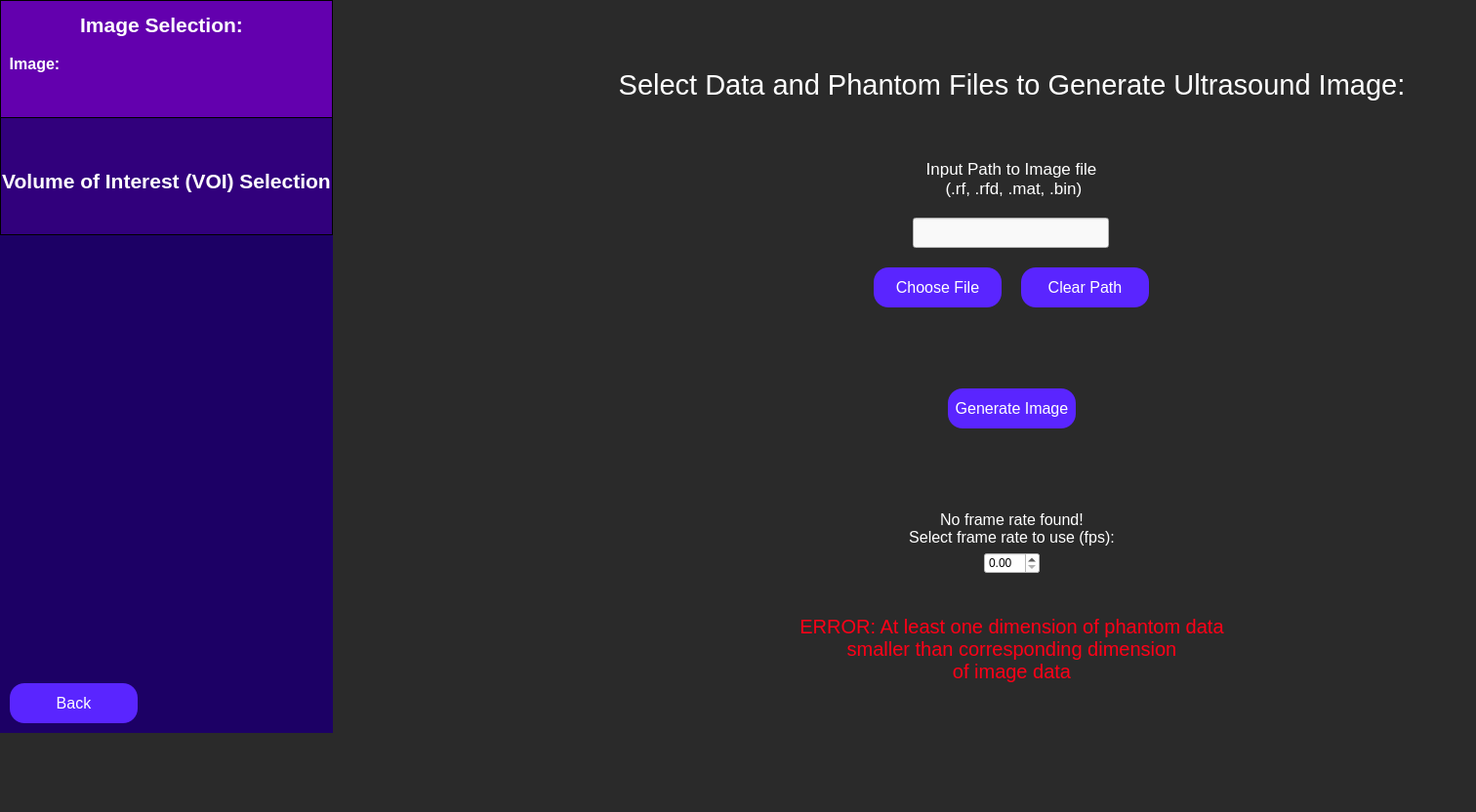
<?xml version="1.0" encoding="UTF-8"?>
<ui version="4.0">
 <class>selectImage</class>
 <widget class="QWidget" name="selectImage">
  <property name="windowModality">
   <enum>Qt::NonModal</enum>
  </property>
  <property name="enabled">
   <bool>true</bool>
  </property>
  <property name="geometry">
   <rect>
    <x>0</x>
    <y>0</y>
    <width>1512</width>
    <height>832</height>
   </rect>
  </property>
  <property name="windowTitle">
   <string>Select Ultrasound Image</string>
  </property>
  <property name="styleSheet">
   <string notr="true">QWidget {
	background: rgb(42, 42, 42);
}</string>
  </property>
  <widget class="QWidget" name="horizontalLayoutWidget">
   <property name="geometry">
    <rect>
     <x>0</x>
     <y>0</y>
     <width>3022</width>
     <height>751</height>
    </rect>
   </property>
   <layout class="QHBoxLayout" name="fullScreenLayout" stretch="1,10,10">
    <property name="spacing">
     <number>50</number>
    </property>
    <item>
     <layout class="QVBoxLayout" name="sidebarLayout" stretch="0,0">
      <property name="spacing">
       <number>0</number>
      </property>
      <property name="sizeConstraint">
       <enum>QLayout::SetMaximumSize</enum>
      </property>
      <item>
       <widget class="QWidget" name="sidebar" native="true">
        <property name="minimumSize">
         <size>
          <width>341</width>
          <height>601</height>
         </size>
        </property>
        <property name="maximumSize">
         <size>
          <width>241</width>
          <height>601</height>
         </size>
        </property>
        <property name="toolTip">
         <string>&lt;html&gt;&lt;head/&gt;&lt;body&gt;&lt;p&gt;&lt;br/&gt;&lt;/p&gt;&lt;/body&gt;&lt;/html&gt;</string>
        </property>
        <property name="styleSheet">
         <string notr="true">QWidget {
	background-color: rgb(28, 0, 101);
}</string>
        </property>
        <widget class="QFrame" name="imageSelectionSidebar">
         <property name="geometry">
          <rect>
           <x>0</x>
           <y>0</y>
           <width>341</width>
           <height>121</height>
          </rect>
         </property>
         <property name="minimumSize">
          <size>
           <width>341</width>
           <height>121</height>
          </size>
         </property>
         <property name="maximumSize">
          <size>
           <width>341</width>
           <height>121</height>
          </size>
         </property>
         <property name="styleSheet">
          <string notr="true">QFrame {
	background-color: rgb(99, 0, 174);
	border: 1px solid black;
}</string>
         </property>
         <property name="frameShape">
          <enum>QFrame::StyledPanel</enum>
         </property>
         <property name="frameShadow">
          <enum>QFrame::Raised</enum>
         </property>
         <widget class="QLabel" name="imageSelectionLabelSidebar">
          <property name="geometry">
           <rect>
            <x>70</x>
            <y>0</y>
            <width>191</width>
            <height>51</height>
           </rect>
          </property>
          <property name="styleSheet">
           <string notr="true">QLabel {
	font-size: 21px;
	color: rgb(255, 255, 255);
	background-color: rgba(255, 255, 255, 0);
	border: 0px;
	font-weight: bold;
}</string>
          </property>
          <property name="text">
           <string>Image Selection:</string>
          </property>
          <property name="alignment">
           <set>Qt::AlignCenter</set>
          </property>
         </widget>
         <widget class="QLabel" name="imageLabel">
          <property name="geometry">
           <rect>
            <x>-60</x>
            <y>40</y>
            <width>191</width>
            <height>51</height>
           </rect>
          </property>
          <property name="styleSheet">
           <string notr="true">QLabel {
	font-size: 16px;
	color: rgb(255, 255, 255);
	background-color: rgba(255, 255, 255, 0);
	border: 0px;
	font-weight: bold;
}</string>
          </property>
          <property name="text">
           <string>Image:</string>
          </property>
          <property name="alignment">
           <set>Qt::AlignCenter</set>
          </property>
         </widget>
        </widget>
        <widget class="QFrame" name="voiSidebar">
         <property name="geometry">
          <rect>
           <x>0</x>
           <y>120</y>
           <width>341</width>
           <height>121</height>
          </rect>
         </property>
         <property name="maximumSize">
          <size>
           <width>341</width>
           <height>121</height>
          </size>
         </property>
         <property name="styleSheet">
          <string notr="true">QFrame {
	background-color: rgb(49, 0, 124);
	border: 1px solid black;
}</string>
         </property>
         <property name="frameShape">
          <enum>QFrame::StyledPanel</enum>
         </property>
         <property name="frameShadow">
          <enum>QFrame::Raised</enum>
         </property>
         <widget class="QLabel" name="voiSidebarLabel">
          <property name="geometry">
           <rect>
            <x>0</x>
            <y>40</y>
            <width>341</width>
            <height>51</height>
           </rect>
          </property>
          <property name="styleSheet">
           <string notr="true">QLabel {
	font-size: 21px;
	color: rgb(255, 255, 255);
	background-color: rgba(255, 255, 255, 0);
	border: 0px;
	font-weight: bold;
}</string>
          </property>
          <property name="text">
           <string>Volume of Interest (VOI) Selection</string>
          </property>
          <property name="alignment">
           <set>Qt::AlignCenter</set>
          </property>
         </widget>
        </widget>
       </widget>
      </item>
      <item>
       <widget class="QFrame" name="gridFrame">
        <property name="maximumSize">
         <size>
          <width>341</width>
          <height>16777215</height>
         </size>
        </property>
        <property name="styleSheet">
         <string notr="true">QFrame {
	background-color: rgb(28, 0, 101);
}</string>
        </property>
        <layout class="QGridLayout" name="backButtonGrid_2" rowstretch="0,0">
         <property name="sizeConstraint">
          <enum>QLayout::SetMinAndMaxSize</enum>
         </property>
         <property name="leftMargin">
          <number>10</number>
         </property>
         <property name="topMargin">
          <number>10</number>
         </property>
         <property name="rightMargin">
          <number>10</number>
         </property>
         <property name="bottomMargin">
          <number>10</number>
         </property>
         <item row="1" column="1">
          <spacer name="horizontalSpacer">
           <property name="orientation">
            <enum>Qt::Horizontal</enum>
           </property>
           <property name="sizeHint" stdset="0">
            <size>
             <width>40</width>
             <height>20</height>
            </size>
           </property>
          </spacer>
         </item>
         <item row="1" column="0">
          <widget class="QPushButton" name="backButton">
           <property name="minimumSize">
            <size>
             <width>131</width>
             <height>41</height>
            </size>
           </property>
           <property name="maximumSize">
            <size>
             <width>131</width>
             <height>41</height>
            </size>
           </property>
           <property name="styleSheet">
            <string notr="true">QPushButton {
	color: white;
	font-size: 16px;
	background: rgb(90, 37, 255);
	border-radius: 15px;
}</string>
           </property>
           <property name="text">
            <string>Back</string>
           </property>
          </widget>
         </item>
         <item row="0" column="0">
          <spacer name="verticalSpacer">
           <property name="orientation">
            <enum>Qt::Vertical</enum>
           </property>
           <property name="sizeHint" stdset="0">
            <size>
             <width>20</width>
             <height>40</height>
            </size>
           </property>
          </spacer>
         </item>
        </layout>
       </widget>
      </item>
     </layout>
    </item>
    <item>
     <layout class="QVBoxLayout" name="imgSelectionLayout" stretch="2,2,3,0,2">
      <property name="spacing">
       <number>20</number>
      </property>
      <property name="leftMargin">
       <number>30</number>
      </property>
      <property name="topMargin">
       <number>30</number>
      </property>
      <property name="rightMargin">
       <number>30</number>
      </property>
      <property name="bottomMargin">
       <number>30</number>
      </property>
      <item>
       <widget class="QLabel" name="selectDataLabel">
        <property name="styleSheet">
         <string notr="true">QLabel {
	font-size: 29px;
	color: rgb(255, 255, 255);
	background-color: rgba(255, 255, 255, 0);
}</string>
        </property>
        <property name="text">
         <string>Select Data and Phantom Files to Generate Ultrasound Image:</string>
        </property>
        <property name="textFormat">
         <enum>Qt::AutoText</enum>
        </property>
        <property name="scaledContents">
         <bool>false</bool>
        </property>
        <property name="alignment">
         <set>Qt::AlignCenter</set>
        </property>
        <property name="wordWrap">
         <bool>true</bool>
        </property>
       </widget>
      </item>
      <item>
       <layout class="QHBoxLayout" name="chooseImgPhantLayout">
        <item>
         <layout class="QVBoxLayout" name="chooseImgLayout">
          <property name="leftMargin">
           <number>20</number>
          </property>
          <property name="rightMargin">
           <number>20</number>
          </property>
          <item>
           <spacer name="verticalSpacer_10">
            <property name="orientation">
             <enum>Qt::Vertical</enum>
            </property>
            <property name="sizeHint" stdset="0">
             <size>
              <width>20</width>
              <height>40</height>
             </size>
            </property>
           </spacer>
          </item>
          <item>
           <widget class="QLabel" name="imagePathLabel">
            <property name="styleSheet">
             <string notr="true">QLabel {
	background-color: rgba(255, 255, 255, 0);
	color: white;
	font-size: 17px;
}</string>
            </property>
            <property name="text">
             <string>Input Path to Image file
 (.rf, .rfd, .mat, .bin)</string>
            </property>
            <property name="alignment">
             <set>Qt::AlignCenter</set>
            </property>
            <property name="textInteractionFlags">
             <set>Qt::NoTextInteraction</set>
            </property>
           </widget>
          </item>
          <item alignment="Qt::AlignHCenter|Qt::AlignVCenter">
           <widget class="QLineEdit" name="imagePathInput">
            <property name="minimumSize">
             <size>
              <width>201</width>
              <height>31</height>
             </size>
            </property>
            <property name="maximumSize">
             <size>
              <width>401</width>
              <height>31</height>
             </size>
            </property>
            <property name="styleSheet">
             <string notr="true">QLineEdit {
	background-color: rgb(249, 249, 249);
	color: black;
}</string>
            </property>
           </widget>
          </item>
          <item>
           <layout class="QHBoxLayout" name="chooseImageButtonsLayout">
            <item>
             <widget class="QPushButton" name="chooseImageFileButton">
              <property name="minimumSize">
               <size>
                <width>131</width>
                <height>41</height>
               </size>
              </property>
              <property name="maximumSize">
               <size>
                <width>131</width>
                <height>41</height>
               </size>
              </property>
              <property name="styleSheet">
               <string notr="true">QPushButton {
	color: white;
	font-size: 16px;
	background: rgb(90, 37, 255);
	border-radius: 15px;
}</string>
              </property>
              <property name="text">
               <string>Choose File</string>
              </property>
             </widget>
            </item>
            <item>
             <widget class="QPushButton" name="clearImagePathButton">
              <property name="minimumSize">
               <size>
                <width>131</width>
                <height>41</height>
               </size>
              </property>
              <property name="maximumSize">
               <size>
                <width>131</width>
                <height>41</height>
               </size>
              </property>
              <property name="styleSheet">
               <string notr="true">QPushButton {
	color: white;
	font-size: 16px;
	background: rgb(90, 37, 255);
	border-radius: 15px;
}</string>
              </property>
              <property name="text">
               <string>Clear Path</string>
              </property>
             </widget>
            </item>
           </layout>
          </item>
          <item>
           <spacer name="verticalSpacer_11">
            <property name="orientation">
             <enum>Qt::Vertical</enum>
            </property>
            <property name="sizeHint" stdset="0">
             <size>
              <width>20</width>
              <height>40</height>
             </size>
            </property>
           </spacer>
          </item>
         </layout>
        </item>
       </layout>
      </item>
      <item alignment="Qt::AlignHCenter|Qt::AlignVCenter">
       <widget class="QPushButton" name="generateImageButton">
        <property name="minimumSize">
         <size>
          <width>131</width>
          <height>41</height>
         </size>
        </property>
        <property name="maximumSize">
         <size>
          <width>131</width>
          <height>41</height>
         </size>
        </property>
        <property name="styleSheet">
         <string notr="true">QPushButton {
	color: white;
	font-size: 16px;
	background: rgb(90, 37, 255);
	border-radius: 15px;
}</string>
        </property>
        <property name="text">
         <string>Generate Image</string>
        </property>
       </widget>
      </item>
      <item>
       <layout class="QVBoxLayout" name="frameRateLayout">
        <property name="spacing">
         <number>6</number>
        </property>
        <item>
         <widget class="QLabel" name="frameRateLabel">
          <property name="styleSheet">
           <string notr="true">QLabel {
	font-size: 16px;
	color: rgb(255, 255, 255);
	background-color: rgba(255, 255, 255, 0);
}</string>
          </property>
          <property name="text">
           <string>No frame rate found!
Select frame rate to use (fps):</string>
          </property>
          <property name="alignment">
           <set>Qt::AlignCenter</set>
          </property>
          <property name="textInteractionFlags">
           <set>Qt::NoTextInteraction</set>
          </property>
         </widget>
        </item>
        <item alignment="Qt::AlignHCenter|Qt::AlignVCenter">
         <widget class="QDoubleSpinBox" name="frameRateValue">
          <property name="sizePolicy">
           <sizepolicy hsizetype="Minimum" vsizetype="Fixed">
            <horstretch>0</horstretch>
            <verstretch>0</verstretch>
           </sizepolicy>
          </property>
          <property name="maximumSize">
           <size>
            <width>100</width>
            <height>16777215</height>
           </size>
          </property>
          <property name="styleSheet">
           <string notr="true">QDoubleSpinBox {
	background: white;
	color: black;
}</string>
          </property>
         </widget>
        </item>
       </layout>
      </item>
      <item>
       <widget class="QLabel" name="selectImageErrorMsg">
        <property name="styleSheet">
         <string notr="true">QLabel {
	color: rgb(255, 0, 23);
	font-size: 20px;
	background-color: rgba(255, 255, 255, 0);
}</string>
        </property>
        <property name="text">
         <string>ERROR: At least one dimension of phantom data
smaller than corresponding dimension
of image data</string>
        </property>
        <property name="alignment">
         <set>Qt::AlignCenter</set>
        </property>
       </widget>
      </item>
     </layout>
    </item>
    <item>
     <layout class="QVBoxLayout" name="parserOptionsLayout" stretch="1,10">
      <property name="spacing">
       <number>50</number>
      </property>
      <property name="leftMargin">
       <number>30</number>
      </property>
      <property name="rightMargin">
       <number>30</number>
      </property>
      <property name="bottomMargin">
       <number>200</number>
      </property>
      <item alignment="Qt::AlignHCenter|Qt::AlignVCenter">
       <widget class="QLabel" name="selectImageMethodLabel">
        <property name="styleSheet">
         <string notr="true">QLabel {
	font-size: 29px;
	color: rgb(255, 255, 255);
	background-color: rgba(255, 255, 255, 0);
}</string>
        </property>
        <property name="text">
         <string>Select Data Type:</string>
        </property>
        <property name="textFormat">
         <enum>Qt::AutoText</enum>
        </property>
        <property name="scaledContents">
         <bool>false</bool>
        </property>
        <property name="alignment">
         <set>Qt::AlignCenter</set>
        </property>
        <property name="wordWrap">
         <bool>true</bool>
        </property>
       </widget>
      </item>
      <item>
       <widget class="QPushButton" name="philipsButton">
        <property name="minimumSize">
         <size>
          <width>0</width>
          <height>51</height>
         </size>
        </property>
        <property name="maximumSize">
         <size>
          <width>16777215</width>
          <height>16777215</height>
         </size>
        </property>
        <property name="toolTip">
         <string>&lt;html&gt;&lt;head/&gt;&lt;body&gt;&lt;p&gt;&lt;br/&gt;&lt;/p&gt;&lt;/body&gt;&lt;/html&gt;</string>
        </property>
        <property name="styleSheet">
         <string notr="true">QPushButton {
	color: white;
	font-size: 16px;
	background: rgb(90, 37, 255);
	border-radius: 15px;
}</string>
        </property>
        <property name="text">
         <string>Philips RF</string>
        </property>
       </widget>
      </item>
     </layout>
    </item>
   </layout>
  </widget>
 </widget>
 <resources/>
 <connections/>
</ui>
